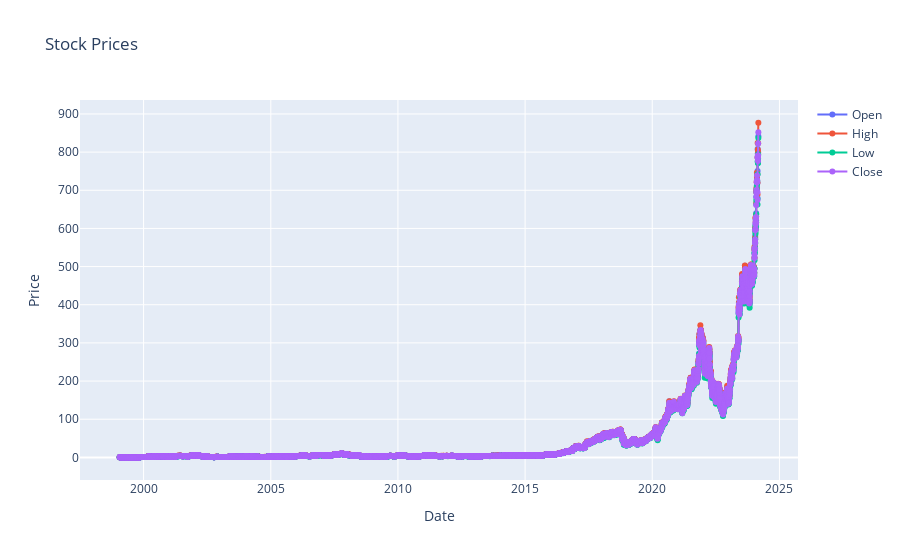

Notebook source saved alongside this figure:
### Code cell
# Create a figure
fig = go.Figure()

# Add traces for each column (Open, High, Low, Close, Adj Close)
for column in ['Open', 'High', 'Low', 'Close']:
    fig.add_trace(go.Scatter(x=df['Date'], y=df[column], mode='lines+markers', name=column))

# Update layout
fig.update_layout(
    title="Stock Prices",
    xaxis_title="Date",
    yaxis_title="Price",
    showlegend=True,
    hovermode='x unified',
    xaxis=dict(type='date')  # Set x-axis type as 'date'
)

# Show the plot
fig.show()

### Figure 1 — Plotly figure (JSON) as saved in the notebook; plotly's stock layout.template omitted (floating-point values rounded to 4 significant figures; data arrays with more than 128 entries replaced by an {"elided": "..."} marker saying what was removed)
{"data": [{"mode": "lines+markers", "name": "Open", "type": "scatter", "x": {"elided": "6319 str values"}, "y": {"elided": "6319 float values"}}, {"mode": "lines+markers", "name": "High", "type": "scatter", "x": {"elided": "6319 str values"}, "y": {"elided": "6319 float values"}}, {"mode": "lines+markers", "name": "Low", "type": "scatter", "x": {"elided": "6319 str values"}, "y": {"elided": "6319 float values"}}, {"mode": "lines+markers", "name": "Close", "type": "scatter", "x": {"elided": "6319 str values"}, "y": {"elided": "6319 float values"}}], "layout": {"hovermode": "x unified", "showlegend": true, "title": {"text": "Stock Prices"}, "xaxis": {"title": {"text": "Date"}, "type": "date"}, "yaxis": {"title": {"text": "Price"}}}}
